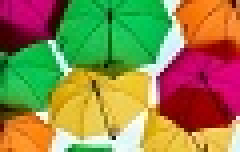
#> input picture Interpolation Methods/color_image.JPG, 60 x 38 px (shown 4 times larger)
$ jupyter execute interpolation_methods.ipynb
#> lines starting #> are read from the running program, lines starting #| are printed output that depends on the picture
Nearest neighbour Interpolation

[cell 1]
import cv2
import matplotlib.pyplot as plt
image = cv2.imread("color_image.JPG")
#> image is the input picture: shape (38, 60, 3); mean B, G, R 73.2, 132.5, 146.1
image = cv2.cvtColor(image, cv2.COLOR_BGR2RGB)
resize_shape = (image.shape[1] * 2, image.shape[0] * 2)
#> resize_shape = (120, 76)
image_ = cv2.resize(image, resize_shape, interpolation=cv2.INTER_NEAREST)
plt.subplot(1,2,1)
plt.imshow(image)
plt.title("Original Image")
plt.subplot(1,2,2)
plt.imshow(image_)
plt.title("Nearest Neighbour Interpolated")
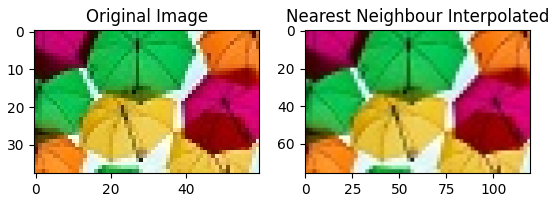
#> figure drawn by matplotlib, 2 panels

Bilinear Interpolation

[cell 2]
image_ = cv2.resize(image, resize_shape, interpolation=cv2.INTER_LINEAR)
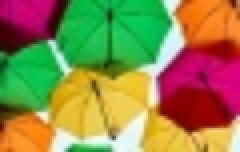
#> image_: shape (76, 120, 3) (shown 2 times larger); mean R, G, B 146, 132.5, 73.1
plt.subplot(1,2,1)
plt.imshow(image)
plt.title("Original Image")
plt.subplot(1,2,2)
plt.imshow(image_)
plt.title("Bilinear Interpolated")
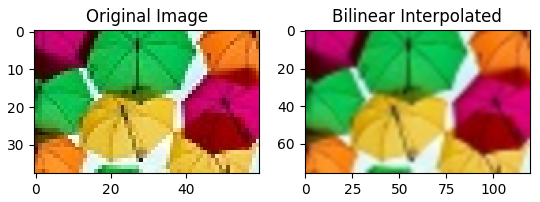
#> figure drawn by matplotlib, 2 panels

Bicubic Interpolation

[cell 3]
image_ = cv2.resize(image, resize_shape, interpolation=cv2.INTER_CUBIC)
plt.subplot(1,2,1)
plt.imshow(image)
plt.title("Original Image")
plt.subplot(1,2,2)
plt.imshow(image_)
plt.title("Bicubic Interpolated")

Lanczos Interpolation

[cell 4]
image_ = cv2.resize(image, resize_shape, interpolation=cv2.INTER_LANCZOS4)
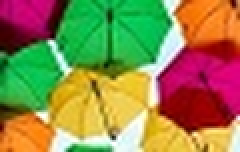
#> image_: shape (76, 120, 3) (shown 2 times larger); mean R, G, B 146, 132.5, 73.3
plt.subplot(1,2,1)
plt.imshow(image)
plt.title("Original Image")
plt.subplot(1,2,2)
plt.imshow(image_)
plt.title("lanczos Interpolated")
